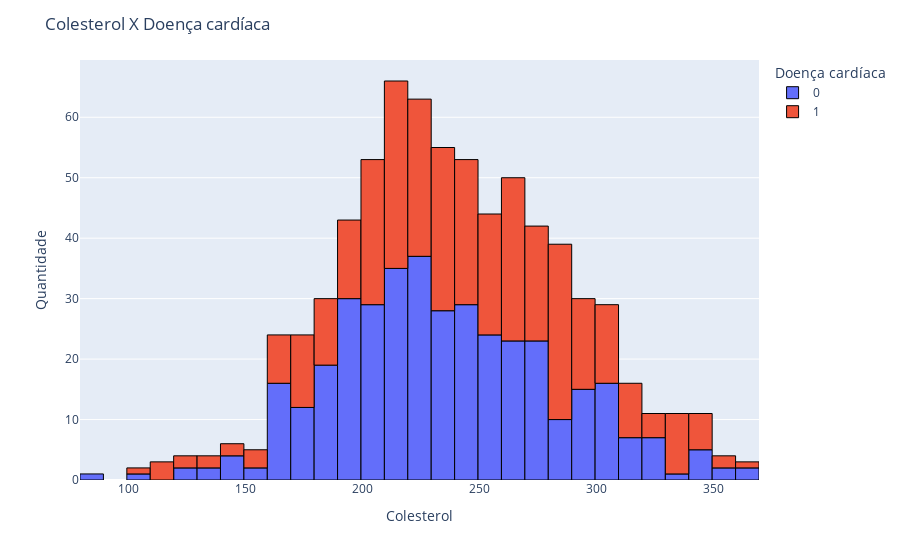

The cell this chart's notebook holds for it:
### Code cell
fig = px.histogram(df.loc[(df["Cholesterol"] != 0)&(df["Cholesterol"] < 380)], x="Cholesterol", color="HeartDisease")
fig.update_layout(
    title_text="Colesterol X Doença cardíaca",
    xaxis_title_text="Colesterol",
    yaxis_title_text="Quantidade",
    legend_title_text="Doença cardíaca"
)
fig.update_traces(marker_line_width=1, marker_line_color="black")
fig.show()

### Figure 1 — Plotly figure (JSON) as saved in the notebook; plotly's stock layout.template omitted (floating-point values rounded to 4 significant figures; data arrays with more than 128 entries replaced by an {"elided": "..."} marker saying what was removed)
{"data": [{"alignmentgroup": "True", "bingroup": "x", "hovertemplate": "HeartDisease=0<br>Cholesterol=%{x}<br>count=%{y}<extra></extra>", "legendgroup": "0", "marker": {"color": "#636efa", "line": {"color": "black", "width": 1}, "pattern": {"shape": ""}}, "name": "0", "offsetgroup": "0", "orientation": "v", "showlegend": true, "type": "histogram", "x": {"elided": "382 int values"}, "xaxis": "x", "yaxis": "y"}, {"alignmentgroup": "True", "bingroup": "x", "hovertemplate": "HeartDisease=1<br>Cholesterol=%{x}<br>count=%{y}<extra></extra>", "legendgroup": "1", "marker": {"color": "#EF553B", "line": {"color": "black", "width": 1}, "pattern": {"shape": ""}}, "name": "1", "offsetgroup": "1", "orientation": "v", "showlegend": true, "type": "histogram", "x": {"elided": "344 int values"}, "xaxis": "x", "yaxis": "y"}], "layout": {"barmode": "relative", "legend": {"title": {"text": "Doença cardíaca"}, "tracegroupgap": 0}, "margin": {"t": 60}, "title": {"text": "Colesterol X Doença cardíaca"}, "xaxis": {"anchor": "y", "domain": [0, 1], "title": {"text": "Colesterol"}}, "yaxis": {"anchor": "x", "domain": [0, 1], "title": {"text": "Quantidade"}}}}
